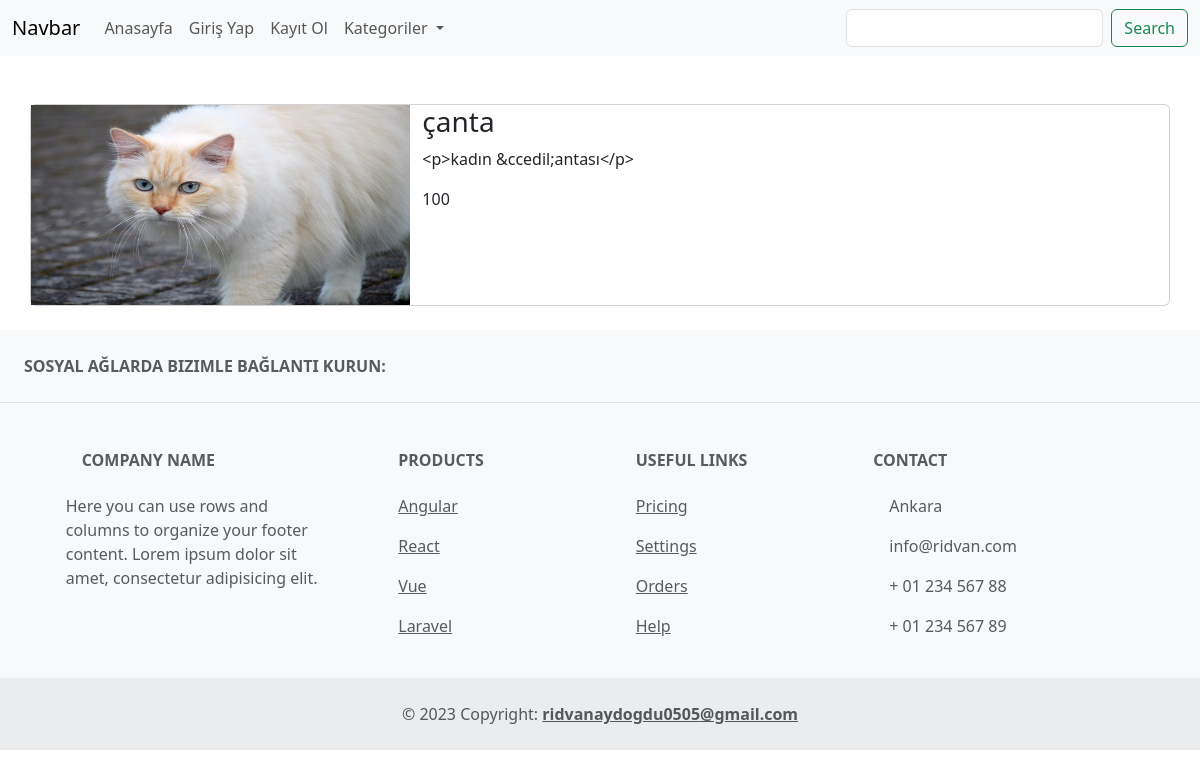
The app's page /urun/4 with its own data.
### urunler/models.py (models this page shows, shortened)
class Urun(models.Model):
    olusturan = models.ForeignKey(User, on_delete=models.CASCADE, null=True)
    kategori = models.ForeignKey(Kategori, on_delete=models.CASCADE, null=True)
    sub_category = models.ManyToManyField(AltKategori)
    tekBilgi = models.OneToOneField(Tek, on_delete=models.CASCADE, null=True, blank=True)
    isim = models.CharField(max_length=100, verbose_name="ürün ismi")
    aciklama = RichTextField(max_length=500, verbose_name="ürün açıklaması")
    no = models.IntegerField(verbose_name="ürün fiyatı")
    resim = models.FileField(upload_to='urunler/', null=True, blank=True, verbose_name="ürün resmi")

### urunler/views.py (the view)
# urls.py: path('urun/<int:urunId>', urun, name='urun'),
def urun(request, urunId):
    product = Urun.objects.filter(id = urunId)
    context = {
        'urun':product
    }
    return render(request, 'urun.html', context)

### urunler/templates/urun.html (shortened to what this page needs)
{% extends 'index.html' %}
{% load static %}
{% block content %}
    <div class="container">
      <div class="row">
            {% for urun in urun %}
                <div class="card mt-5">
                    <div class="row">
                        <div class="col-4 px-0">
                            <img src="{{urun.resim.url}}" width="100%" height="200" alt="">
                        </div>
                        <div class="col-8">
                            <h3>{{urun.isim}}</h3>
                            <p>{{urun.aciklama}}</p>
                            <p>{{urun.no}}</p>
                        </div>
                    </div>
                </div>
            {% endfor %}
      </div>
    </div>
{% endblock content %}

### records on screen
Urun: resim (picture), isim "çanta", aciklama "<p>kadın &ccedil;antası</p>", no "100"
